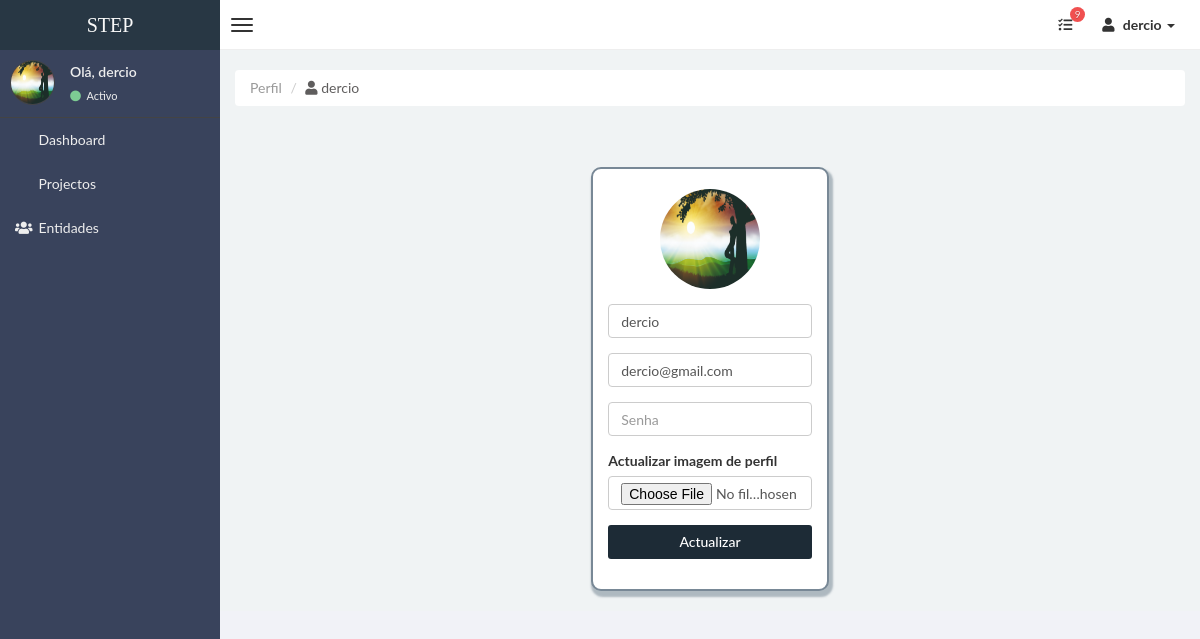
The app's page /perfil (signed in) with its own data.
### stepsite/models.py (models this page shows, shortened)
class Usuarios(db.Model,UserMixin):
    id = db.Column(db.Integer,primary_key=True)
    nome = db.Column(db.String(30), unique=True, nullable=False)
    email = db.Column(db.String(100), unique=True, nullable=False)
    senha = db.Column(db.String(100), unique=False, nullable=False)
    imagem = db.Column(db.String(30), nullable=False, default='defaultUser.jpg')
    categorias = db.relationship('Categorias', backref='usuarios', lazy=True)
    entidades = db.relationship('Entidades', backref='usuarios', lazy=True)
    projectos = db.relationship('Projectos', backref='usuarios', lazy=True)

### stepsite/users/routes.py (the view, shortened to what this page needs)
@users.route("/perfil",methods=['GET','POST'])
@login_required
def perfil():
    form = FormPerfil()
    if request.method == 'GET':
        form.username.data = current_user.nome
        form.email.data = current_user.email
    image_file = url_for('static',filename='profile_img'+current_user.imagem)
    return render_template("perfil.html",title="STEP | Perfil",form=form)

### stepsite/users/forms.py (shortened to what this page needs)
class FormPerfil(FlaskForm):
    username = StringField('Username', validators=[DataRequired(),length(min=3,max=30,message="Só é permetido nome no intervalo de 3 a 20 dígitos.")])
    imagem = FileField('Actualizar imagem de perfil', validators=[file_allowed(['jpg','png'],message="Só é permitido ficheiros do tipo .png e .jpg.")])
    email = StringField(label='Email',validators=[DataRequired(),Email(message="Email inválido."),length(min=4,max=100,message="Só é email no intervalo de 4 a 100 dígitos.")])
    password = PasswordField('Senha',validators=[DataRequired()])
    submit = SubmitField('Actualizar')

### stepsite/models.py (called while the page is built)
@login_manager.user_loader
def load_user(user_id):
    return Usuarios.query.get(int(user_id))

### stepsite/templates/perfil.html (shortened to what this page needs)
{% extends "layoutAdmin.html" %}
{% block content %}
<div class="row">
    <div class="col-md-12">
        <ul class="breadcrumb">
            <li class="active">Perfil</li>
            <li><a style="color: rgb(95, 93, 93);"><i class="fa fa-user"></i> {{current_user.nome}} </a></li>
        </ul>
    </div>
    <div class="col-md-12">
    </div>
</div>
<br><br>
    <div class="caixa-login">
        <div class="col-md-3 subcaixa">
        <form method="POST" action="{{url_for('users.perfil')}}" enctype="multipart/form-data">
            <fieldset class="form-group">
            <br>
                <div class="form-group caixaUser">
                     <img src="{{url_for('static',filename='profile_img/'+current_user.imagem)}}" alt="" class="img-circle" style="width: 100px; height: 100px;">
                </div>
                <div class="form-group">
                    {% if form.username.errors %}
                      {{ form.username(class="form-control form-control-sm is-invalid",placeholder="Nome de usuário",autocomplete="off")}}
                    <div class="invalid-feedback">
                            {% for erro in form.username.errors %}
                                <span>{{ erro }}</span>
                            {% endfor %}
                    </div>
                    {% else %}
                        {{ form.username(class="form-control form-control-sm",placeholder="Nome de usuário",autocomplete="off")}}
                    {% endif %}
                </div>
                <div class="form-group">
                    {% if form.email.errors %}
                      {{ form.email(class="form-control form-control-sm is-invalid",placeholder="Email",autocomplete="off")}}
                    <div class="invalid-feedback">
                            {% for erro in form.email.errors %}
                                <span>{{ erro }}</span>
                            {% endfor %}
                    </div>
                    {% else %}
                        {{ form.email(class="form-control form-control-sm",placeholder="Email",autocomplete="off")}}
                    {% endif %}
                </div>
                <div class="form-group">
                    {% if form.password.errors %}
                      {{ form.password(class="form-control form-control-sm is-invalid",placeholder="Senha")}}
                    <div class="invalid-feedback">
                            {% for erro in form.password.errors %}
                                <span>{{ erro }}</span>
                            {% endfor %}
                    </div>
                    {% else %}
                        {{ form.password(class="form-control form-control-sm",placeholder="Senha")}}
                    {% endif %}
                </div>
                <div class="form-group">
                    {{ form.imagem.label()}}
                    {{ form.imagem(class="form-control form-control-sm",placeholder="Imagem")}}
                </div>
                <div class="form-group">
                    {{ form.submit(class="btn dsBtn-2",style="width: 100%;")}}
                </div>
            </fieldset>
        </form>
        </div>
    </div>
{% endblock content %}

### stepsite/templates/layoutAdmin.html (shortened to what this page needs)
<!DOCTYPE html>
<html>
    <head>
        <link href="../static/css/bootstrap.css" rel="stylesheet" type="text/css" />
        <link href="../static/css/font-awesome.min.css" rel="stylesheet" type="text/css" />
        <link href="../static/css/mystyle.css" rel="stylesheet" type="text/css" />
        <link href="../static/css/style.css" rel="stylesheet" type="text/css" />
        <link rel="stylesheet" href="https://use.fontawesome.com/releases/v5.8.1/css/all.css" >
    </head>
    <body class="skin-black">
        <header class="header">
            <a href="{{url_for('main.home')}}" class="logo">
                STEP
            </a>
            <nav class="navbar navbar-static-top" role="navigation">
                <a href="#" class="navbar-btn sidebar-toggle" data-toggle="offcanvas" role="button" >
                    <span class="icon-bar"></span>
                    <span class="icon-bar"></span>
                    <span class="icon-bar"></span>
                </a>
                <div class="navbar-right">
                    <ul class="nav navbar-nav">
                      <li class="dropdown tasks-menu">
                            <a href="#" class="dropdown-toggle" data-toggle="dropdown">
                                <i class="fa fa-tasks"></i>
                                <span class="label label-danger">9</span>
                            </a>
                        </li>
                        <li class="dropdown user user-menu">
                            <a href="#" class="dropdown-toggle" data-toggle="dropdown">
                                <i class="fa fa-user"></i>
                                <span> {{current_user.nome}} <i class="caret"></i></span>
                            </a>
                        </li>
                    </ul>
                </div>
            </nav>
        </header>
        <div class="wrapper row-offcanvas row-offcanvas-left">
            <aside class="left-side sidebar-offcanvas">
                <section class="sidebar">
                    <div class="user-panel">
                        <div class="pull-left image">
                            <img src="{{url_for('static',filename='profile_img/'+current_user.imagem)}}" class="img-circle" alt="User Image" />
                        </div>
                        <div class="pull-left info">
                            <p>Olá, {{current_user.nome}} </p>
                            <a href="#"><i class="fa fa-circle text-success"></i> Activo</a>
                        </div>
                    </div>
                    <ul class="sidebar-menu">
                        <li>
                            <a href="{{url_for('projects.admin')}}">
                                <i class="fa fa-dashboard"></i> <span>Dashboard </span>
                            </a>
                        </li>
                        <li>
                            <a href="{{url_for('projects.projectos')}}">
                                <i class="fa fa-dropbox"></i> <span>Projectos</span>
                            </a>
                        </li>
                        <li class="">
                            <a href="{{url_for('entidads.entidades')}}">
                                <i class="fa fa-group"></i> <span>Entidades</span>
                            </a>
                        </li>
                    </ul>
                </section>
            </aside>
            <aside class="right-side">
            <section class="content">
            {% block content %}
            {% endblock content %}
            </section>
			</aside>
		</div>
    </body>
</html>

### stepsite/static/css/mystyle.css (style rules this page uses)
.caixaUser { display: flex; justify-content: center; color: #283744; font-size: 50px; }
.caixa-login { display: flex; justify-content: center; }
.caixa-login .subcaixa { background-color: white; border-radius: 10px; border: 2px solid #788896; box-shadow: 2px 4px 2px 2px #7888968c; }
.dsBtn-2 { background-color: #1d2b36; color: white; }

### records on screen
Usuarios: nome "dercio", imagem (placeholder picture), email "dercio@gmail.com"
